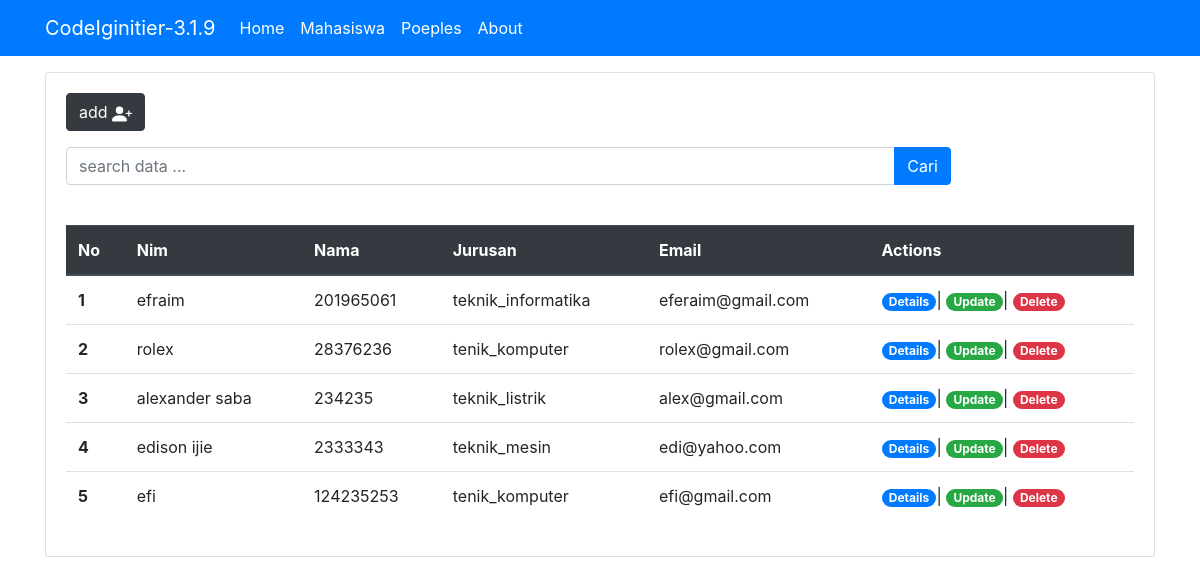
Screenshot of /index.php/mahasiswa with the database file from the repository.
### tables this page shows
CREATE TABLE `tb_kuliah` (
  `id` int(11) NOT NULL,
  `nama` varchar(100) NOT NULL,
  `nim` varchar(255) NOT NULL,
  `jurusan` varchar(255) NOT NULL,
  `email` varchar(255) NOT NULL
);

### application/controllers/Mahasiswa.php (called while the page is built, shortened)
<?php
class Mahasiswa extends CI_Controller
{
    public function __construct()
    {
        $this->load->model('Mahasiswa_model');
        $this->load->library('form_validation', 'session');
    }
    public function index()
    {
        $data['title'] = 'Mahasiswa';
        $data['mahasiswa'] = $this->Mahasiswa_model->get_mahasiswa();
        $this->load->view('template/header', $data);
        $this->load->view('mahasiswa/index', $data);
        $this->load->view('template/footer');
    }
}

### index.php (called while the page is built, shortened)
<?php
require_once BASEPATH.'core/CodeIgniter.php';

### application/models/Mahasiswa_model.php (called while the page is built, shortened)
<?php
class Mahasiswa_model extends CI_Model
{
    public function get_mahasiswa()
    {
        $query = $this->db->get('tb_kuliah');
        return $query->result_array();
    }
}

### application/views/mahasiswa/index.php (the view, shortened to what this page needs)
<div class="container mt-3">
    <div class="card">
        <div class="card-body">
            <a class="btn btn-dark btn-md" href="<?= base_url(); ?>mahasiswa/tambah_mhs" role="button"> add
            </a>
            <div class="row mt-3">
                <div class="col-md-10">
                    <form action="" method="post">
                        <div class="input-group mb-3">
                            <input type="text" class="form-control" placeholder="search data ..." name="cari" autofocus>
                            <div class="input-group-append">
                                <button class="btn btn-primary" type="submit"> Cari</button>
                            </div>
                        </div>
                    </form>
                </div>
            </div>
            <table class="table mt-4">
                <thead class="thead-dark">
                    <tr>
                        <th scope="col">No</th>
                        <th scope="col">Nim</th>
                        <th scope="col">Nama</th>
                        <th scope="col">Jurusan</th>
                        <th scope="col">Email</th>
                        <th scope="col">Actions</th>
                    </tr>
                </thead>
                <tbody>
                    <?php
                    $no = 1;
                    foreach ($mahasiswa as $mhs) { ?>
                    <tr>
                        <th scope="row"><?= $no; ?></th>
                        <td><?= $mhs['nama'] ?></td>
                        <td><?= $mhs['nim'] ?></td>
                        <td><?= $mhs['jurusan'] ?></td>
                        <td><?= $mhs['email'] ?></td>
                        <td>
                            <a href="<?= base_url() ?>mahasiswa/detail/<?= $mhs['id']; ?>"
                                class="badge badge-pill badge-primary">Details</a>|
                            <a href="<?= base_url() ?>mahasiswa/update/<?= $mhs['id']; ?>"
                                class="badge badge-pill badge-success">Update</a>|
                            <a href="<?= base_url(); ?>mahasiswa/delete/<?= $mhs['id']; ?> "
                                class="badge badge-pill badge-danger"
                                onclick="return confirm('yakin hapus data..?');">Delete</a>
                        </td>
                    </tr>
                    <?php $no++;
                    } ?>
                </tbody>
            </table>
        </div>
    </div>
</div>

### application/views/template/header.php (shortened to what this page needs)
<!doctype html>
<html lang="en">
<head>
    <link rel="stylesheet" href="https://cdn.jsdelivr.net/npm/bootstrap@4.6.0/dist/css/bootstrap.min.css"
>
</head>
<body>
    <nav class="navbar navbar-expand-lg navbar-dark bg-primary">
        <div class="container">
            <a class="navbar-brand" href="#">CodeIginitier-3.1.9</a>
            <div class="collapse navbar-collapse" id="navbarNav">
                <ul class="navbar-nav">
                    <li class="nav-item active">
                        <a class="nav-link" href="<?= base_url(); ?>">Home <span class="sr-only">(current)</span></a>
                    </li>
                    <li class="nav-item active">
                        <a class="nav-link" href="<?= base_url(); ?>mahasiswa">Mahasiswa</a>
                    </li>
                    <li class="nav-item active">
                        <a class="nav-link" href="<?= base_url(); ?>peoples">Poeples</a>
                    </li>
                    <li class="nav-item active">
                        <a class="nav-link" href="<?= base_url(); ?>about">About</a>
                    </li>
                </ul>
            </div>
        </div>
    </nav>

### application/views/template/footer.php (shortened to what this page needs)
</body>
</html>

### rows the page displays
tb_kuliah: nama "efraim", nim "201965061", jurusan "teknik_informatika", email "eferaim@gmail.com"
tb_kuliah: nama "rolex", nim "28376236", jurusan "tenik_komputer", email "rolex@gmail.com"
tb_kuliah: nama "alexander saba", nim "234235", jurusan "teknik_listrik", email "alex@gmail.com"
tb_kuliah: nama "edison ijie", nim "2333343", jurusan "teknik_mesin", email "edi@yahoo.com"
tb_kuliah: nama "efi", nim "124235253", jurusan "tenik_komputer", email "efi@gmail.com"
